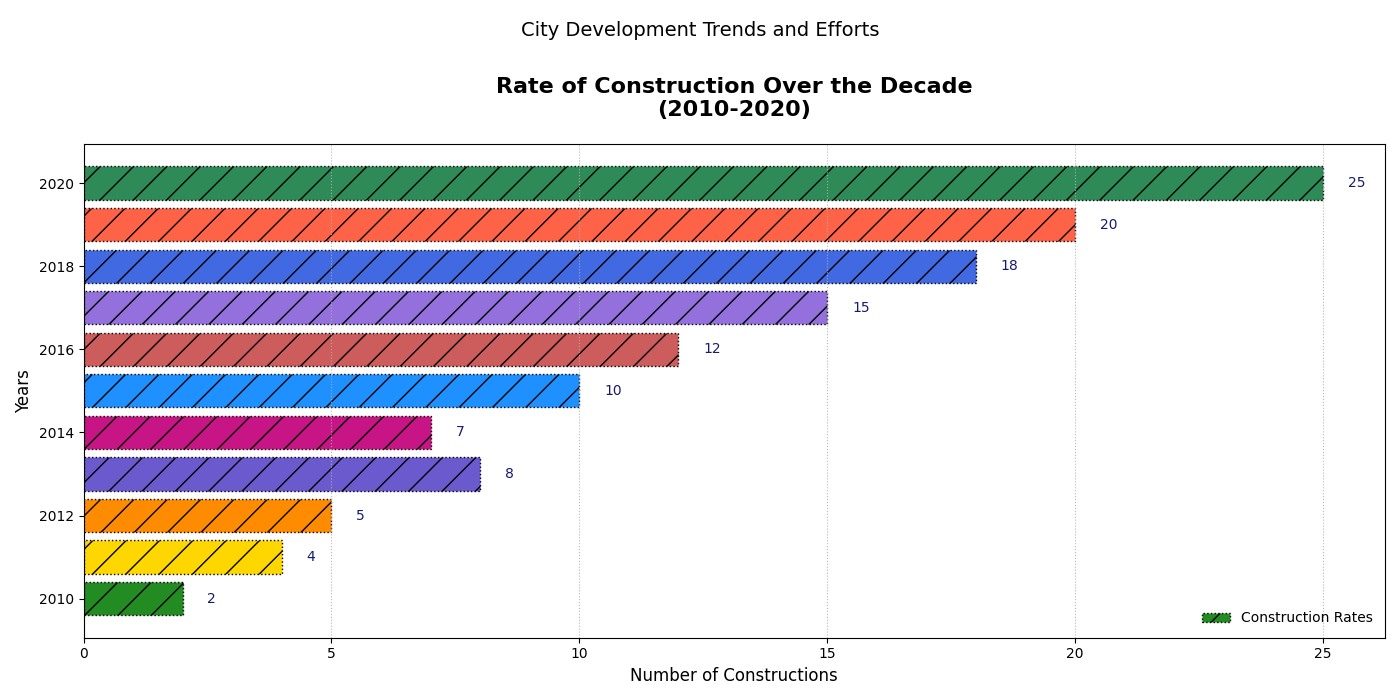

Here is the Python script that generated this plot:
import matplotlib.pyplot as plt
import numpy as np

years = np.arange(2010, 2021)
new_constructions = np.array([2, 4, 5, 8, 7, 10, 12, 15, 18, 20, 25])

fig, ax1 = plt.subplots(figsize=(14, 7))

color_sequence = ['forestgreen', 'gold', 'darkorange', 'slateblue', 'mediumvioletred', 
                  'dodgerblue', 'indianred', 'mediumpurple', 'royalblue', 'tomato', 'seagreen']

# Use barh to create a horizontal bar chart
bars1 = ax1.barh(years, new_constructions, color=color_sequence, edgecolor='black', linestyle=':', hatch='/', label='Construction Rates')

ax1.set_title("Rate of Construction Over the Decade\n(2010-2020)", fontsize=16, fontweight='bold', pad=20)
ax1.set_ylabel("Years", fontsize=12)
ax1.set_xlabel("Number of Constructions", fontsize=12)

ax1.legend(loc='lower right', fontsize=10, frameon=False)
ax1.grid(axis='x', linestyle=':', linewidth=0.8, alpha=0.9)

# Adjust text to show values on the bars
for bar in bars1:
    xval = bar.get_width()
    ax1.text(xval + 0.5, bar.get_y() + bar.get_height() / 2, int(xval), va='center', fontsize=10, color='midnightblue')

plt.suptitle("City Development Trends and Efforts", fontsize=14, y=0.97)

plt.tight_layout(rect=[0, 0, 1, 0.96])
plt.show()
